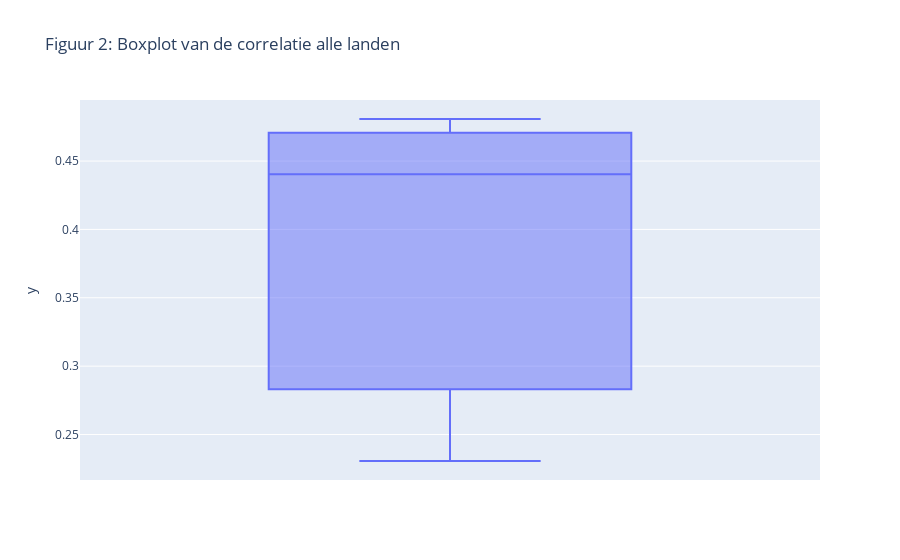

Notebook source saved alongside this figure:
### Markdown cell above
Grafiek 1 toont een positieve relatie tussen de hoeveelheid alcohol die door inwoners wordt gedronken en de happiness score. Hierbij kan worden aangetoond dat alcohol een positieve invloed heeft op geluk.

### Code cell
box = px.box(y = list1, title = "Figuur 2: Boxplot van de correlatie alle landen")
box.show()

### Figure 1 — Plotly figure (JSON) as saved in the notebook; plotly's stock layout.template omitted (floating-point values rounded to 4 significant figures)
{"data": [{"alignmentgroup": "True", "hovertemplate": "y=%{y}<extra></extra>", "legendgroup": "", "marker": {"color": "#636efa"}, "name": "", "notched": false, "offsetgroup": "", "orientation": "v", "showlegend": false, "type": "box", "x0": " ", "xaxis": "x", "y": [0.4807, 0.2306, 0.4404], "y0": " ", "yaxis": "y"}], "layout": {"boxmode": "group", "legend": {"tracegroupgap": 0}, "title": {"text": "Figuur 2: Boxplot van de correlatie alle landen"}, "xaxis": {"anchor": "y", "domain": [0, 1]}, "yaxis": {"anchor": "x", "domain": [0, 1], "title": {"text": "y"}}}}
